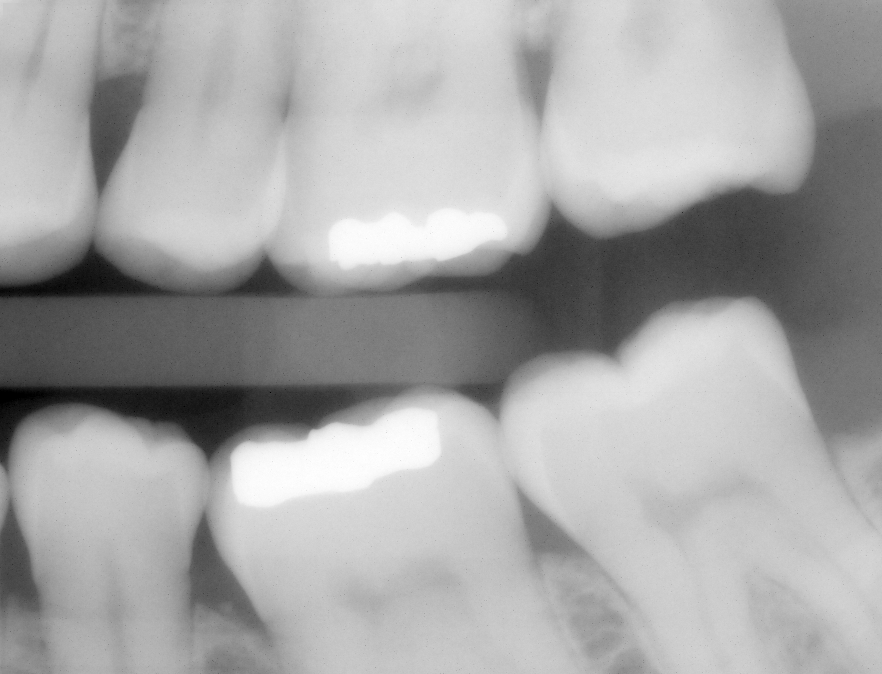
#> input picture 07. Multiplication/teeth.tif, 882 x 674 px
$ python Multiplication.py
#> lines starting #> are read from the running program, lines starting #| are printed output that depends on the picture
import cv2
import numpy as np
from matplotlib import pyplot as plt

#IMAGE MULTIPLICATION

img=cv2.imread("teeth.tif",0)
#> img is the input picture: shape (674, 882); min 0, max 255, mean 166.8
shade=cv2.imread("teeth_mask.tif",0)
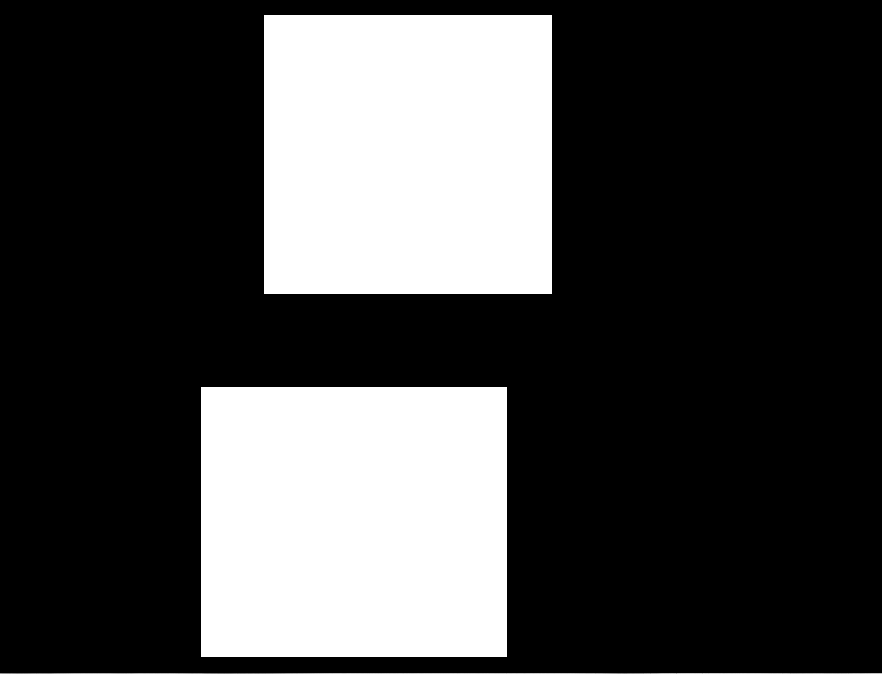
#> input picture 07. Multiplication/teeth_mask.tif, 882 x 674 px
#> shade is the input picture: shape (674, 882); min 0, max 255, mean 70.2
img=np.float64(img)
shade=np.float64(shade)
new_img=img*shade
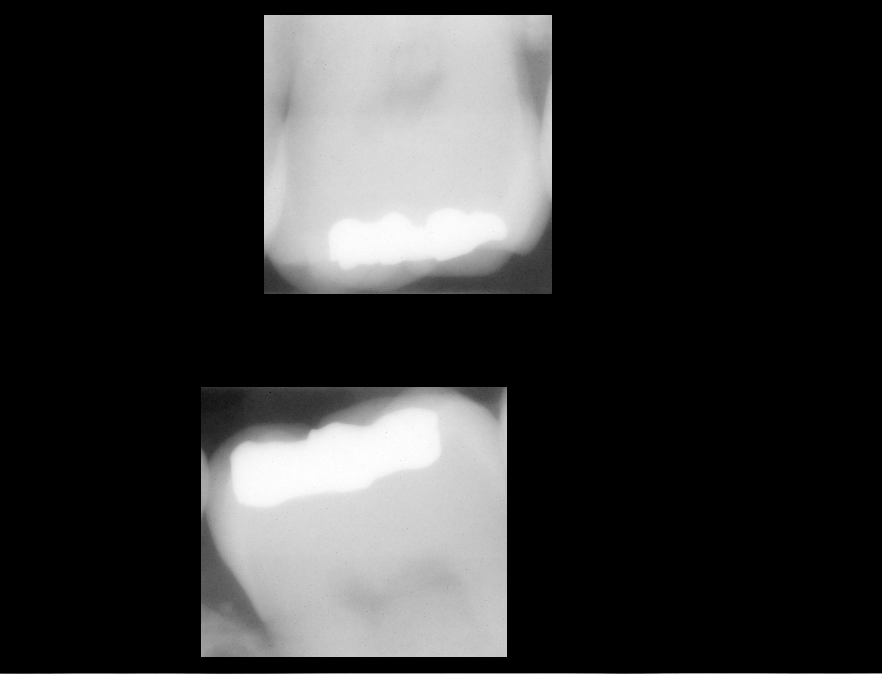
#> new_img: shape (674, 882) float64; min 0, max 65025, mean 13271.6; drawn with min black and max white

plt.subplot(131),plt.imshow(img,'gray')
plt.subplot(132),plt.imshow(shade,'gray')
plt.subplot(133),plt.imshow(new_img,'gray')
plt.show()
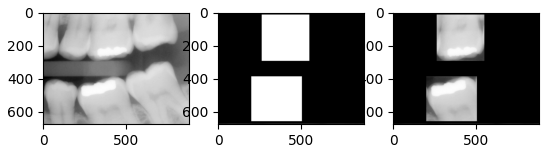
#> figure drawn by matplotlib, 3 panels
